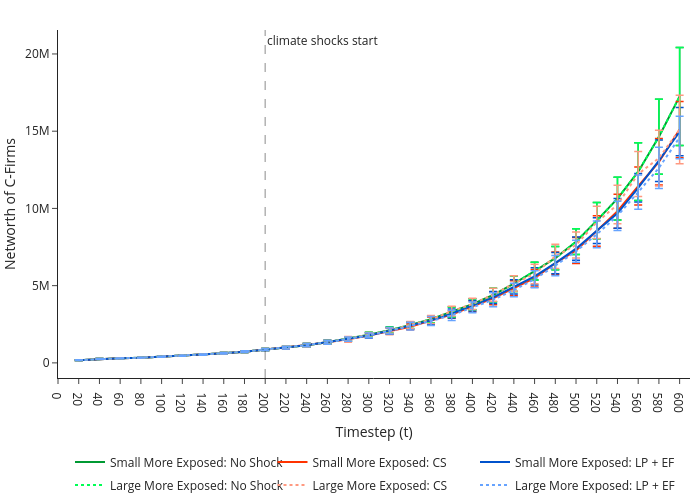

This figure's notebook cell:
### Code cell
fig1 = build_macro_snapshot_metric_figure(
    scenarios=SCENARIOS,
    metric="NW_2",
    metric_label='Networth of C-Firms',
    snap_ts=np.arange(0, 620, 20),
    title='Networth of C-Firms',
    line_type='lines',
    ncol_legend=3,
    CI_type='error_bar',
        pdf_pages=PDF_PAGES,
    pdf_path=OUTPUT / "NW_2_line.pdf",
    # ymin=12.8, ymax=14
)

fig1
